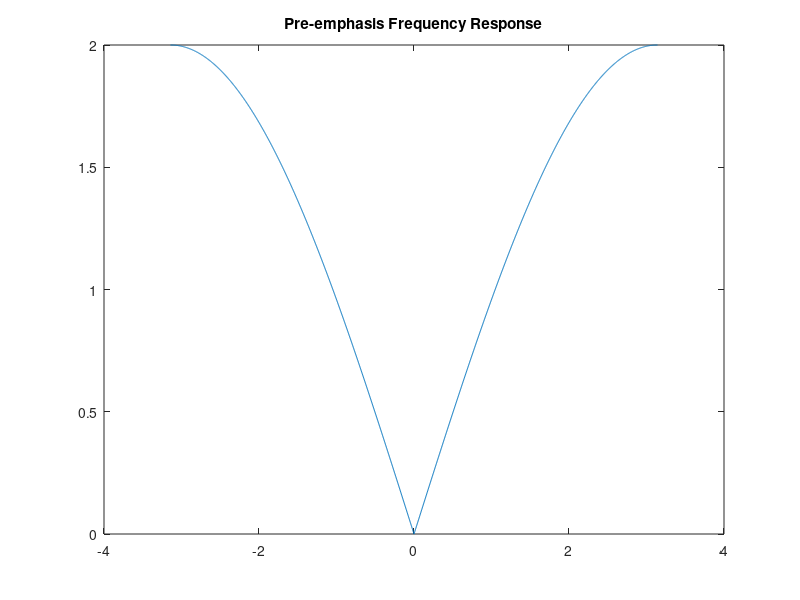

Recreate this plot in MATLAB. (Note: this script raises an error after producing the figure.)
%% Part a
bb = [1, -1];
ww = -pi:pi/1000:pi;
H = freqz(bb, 1, ww);
figure; plot(ww, abs(H)); 
title('Pre-emphasis Frequency Response');

%% Part b
[xx, fs] = audioread('catsdogs.wav'); 
figure;
spectrogram(xx,512,'','',fs,'yaxis')
title('Before Pre-emphasis');
figure;
%conv
yy = conv(xx, bb);
spectrogram(yy,512,'','',fs,'yaxis')
title('After Pre-emphasis');

% plotspec(yy, fs, 256); 
